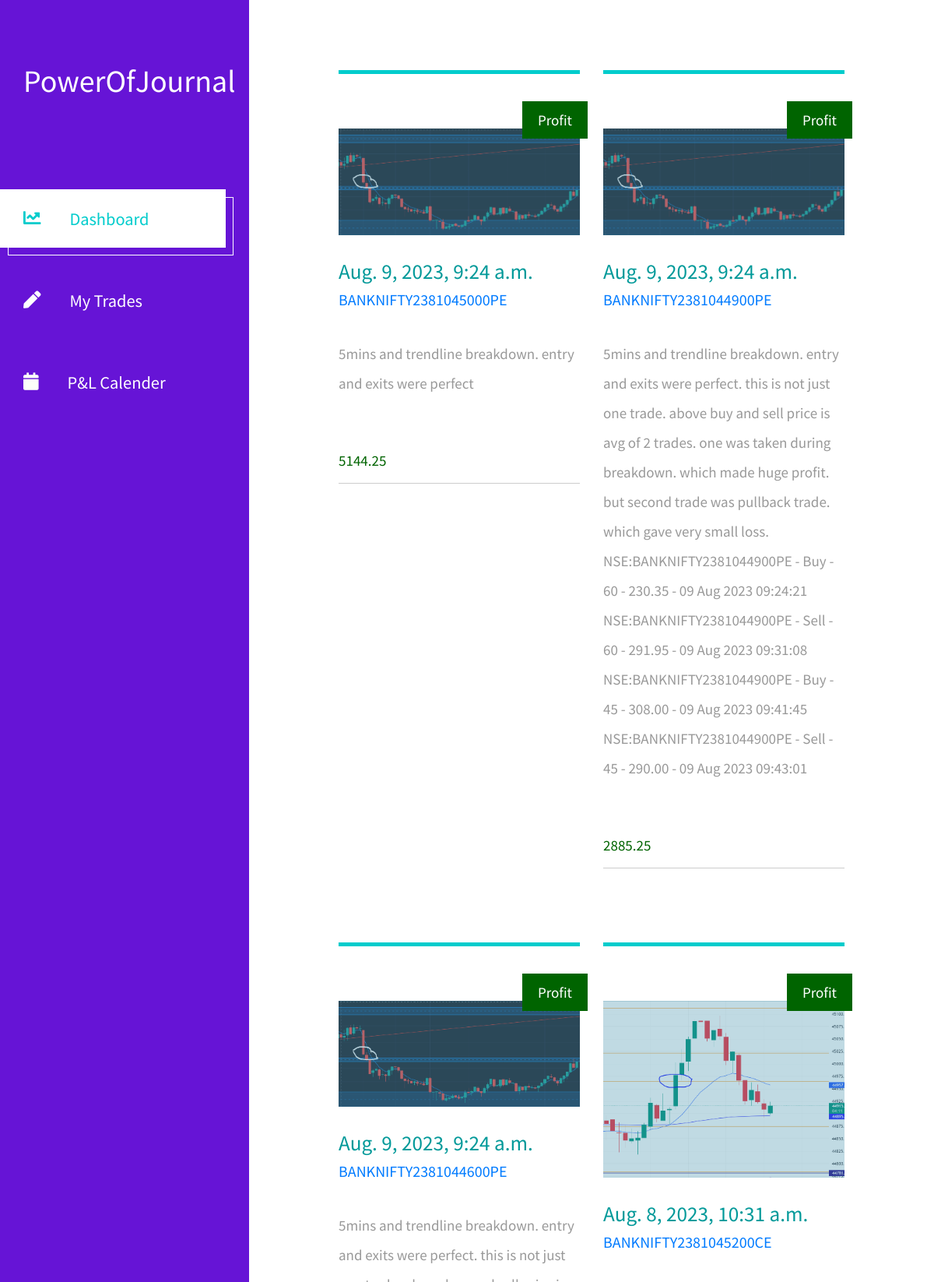
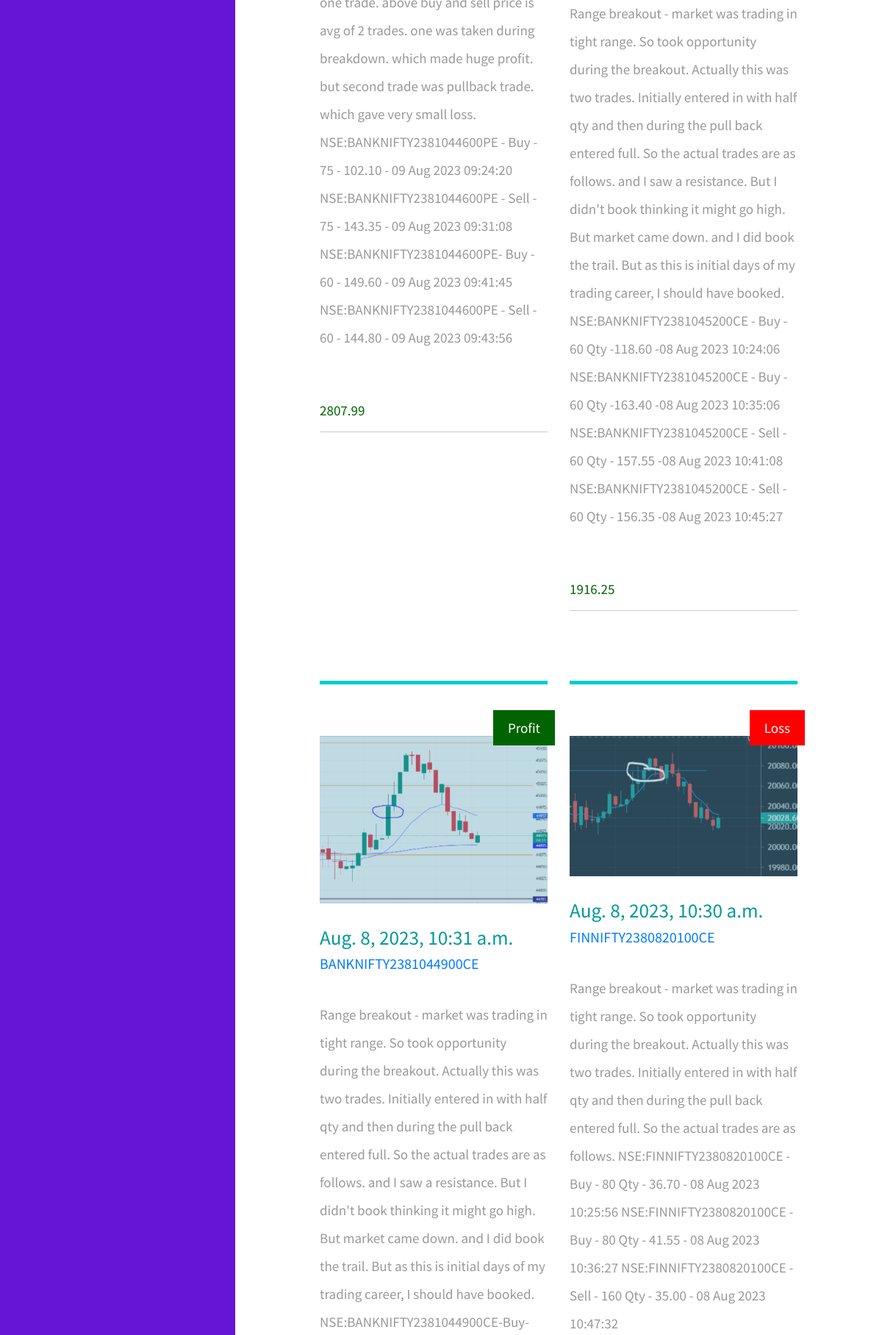
The page / (upper part) on the database its author committed (2 pictures, top to bottom).
### trading_journal_app/models.py (models this page shows, shortened)
class Trade(models.Model):
    date = models.DateTimeField()
    instrument = models.CharField(max_length=100,default="NULL")
    type_choices = (
        ("Buy", "Buy"),
        ("Sell", "Sell"),
    )
    trade_type = models.CharField(max_length=255, choices=type_choices, default="Buy")
    quantity = models.DecimalField(max_digits=10, decimal_places=2,default=0)
    entry_price = models.DecimalField(max_digits=10, decimal_places=2)
    exit_price = models.DecimalField(max_digits=10, decimal_places=2)
    reason = models.TextField()
    profit_loss = models.DecimalField(max_digits=10, decimal_places=2)
    class Meta:
        ordering = ['-date']

class TradeScreenshot(models.Model):
    trade = models.ForeignKey(Trade, on_delete=models.CASCADE)
    screenshot = models.ImageField(upload_to='trade_screenshots/')

### trading_journal_app/views.py (the view)
# urls.py: path('', views.dashboard, name='dashboard'),
def dashboard(request):
    summaries = Trade.objects.all()
    context = {
        'summaries': summaries,
    }
    return render(request, 'trading_journal_app/Dashboard.html', context)

### trading_journal_app/templates/trading_journal_app/Dashboard.html (shortened to what this page needs)
{% load static %}
<!DOCTYPE html>
<html lang="en">
<head>
    <link rel="stylesheet" href="https://cdn.jsdelivr.net/npm/bootstrap-v4-grid-only@1.0.0/dist/bootstrap-grid.min.css">
	<link rel="stylesheet" href="{% static 'trading_journal_app/fontawesome/css/all.min.css' %}">
    <link href="{% static 'trading_journal_app/css/bootstrap.min.css' %}" rel="stylesheet">
    <link href="{% static 'trading_journal_app/css/templatemo-xtra-blog.css' %}" rel="stylesheet">
</head>
<body>
	<header class="tm-header" id="tm-header" style="background-color: #6614d6">
        <div class="tm-header-wrapper">
            <div class="tm-site-header">
                <h1 class="text-center">PowerOfJournal</h1>
            </div>
            <nav class="tm-nav" id="tm-nav">
                 <ul>
                    <li class="tm-nav-item active"><a href="/" class="tm-nav-link">
                        <i class="fas fa-chart-line"></i>
                        Dashboard
                    </a></li>
                    <li class="tm-nav-item "><a href="/trades" class="tm-nav-link">
                        <i class="fas fa-pen"></i>
                        My Trades
                    </a></li>
                    <li class="tm-nav-item"><a href="/profit_loss_calendar" class="tm-nav-link">
                        <i class="fas fa-calendar" style="color: #fdfffa;"></i>
                        P&L Calender
                    </a></li>
                </ul>
            </nav>
        </div>
    </header>
    <div class="container-fluid">
        <main class="tm-main">
            <div class="row tm-row">
                {% for summary in summaries %}
                <article class="col-12 col-md-6 tm-post">
                    <hr class="tm-hr-primary">
                    <a href="trade/{{ summary.id}}/" class="effect-lily tm-post-link tm-pt-60">
                        <div class="tm-post-link-inner">
                            {% if summary.tradescreenshot_set.exists %}
                            <img src="{{ summary.tradescreenshot_set.first.screenshot.url }}" alt="Image" class="img-fluid">
                             {% else %}
                                     <img src="{% static 'trading_journal_app/img/default_trade.jpg' %}" alt="Image" class="img-fluid">
                             {% endif %}
                        </div>
                        {% if summary.profit_loss > 0 %}
                            <span class="position-absolute tm-new-badge" style="background-color:darkgreen;">Profit</span>
                        {% else %}
                            <span class="position-absolute tm-new-badge" style="background-color:red;">Loss</span>
                        {% endif %}
                        <h2 class="tm-pt-30 tm-color-primary tm-post-title">{{ summary.date }}</h2> <h5>{{ summary.instrument }}</h5>
                    </a>
                    <p class="tm-pt-30">
                        {{ summary.reason }}
                    </p>
                    {% if summary.profit_loss > 0 %}
                            <div class="d-flex justify-content-between tm-pt-45" >
                                <span class="tm-color-primary"style="color:darkgreen;">{{ summary.profit_loss }}</span>
                            </div>
                        {% else %}
                            <div class="d-flex justify-content-between tm-pt-45">
                                <span class="tm-color-primary" style="color:red;">{{ summary.profit_loss }}</span>
                            </div>
                        {% endif %}
                    <hr>
                </article>
                {% endfor %}
            </div>
        </main>
    </div>
</body>
</html>

### trading_journal_app/static/trading_journal_app/css/templatemo-xtra-blog.css (style rules this page uses)
html { overflow-x: hidden; }
body { margin: 0; padding: 0; font-family: 'Source Sans Pro', sans-serif; font-size: 19px; line-height: 2em; overflow-x: hidden; }
p, span { color: #999; }
hr { border-top-color: #CCC; margin-top: 10px; margin-bottom: 10px; }
.tm-header { background-color: #0CC; color: white; position: fixed; top: 0; left: 0; bottom: 0; z-index: 100; width: 400px; overflow-y: visible; }
.tm-header-wrapper { overflow-y: scroll; scrollbar-width: none; -ms-overflow-style: none; padding: 30px; width: 100%; height: 100%; }
.tm-site-header { margin-top: 50px; margin-bottom: 115px; }
.tm-main { margin-left: 400px; padding: 80px 100px 25px; }
.tm-post { max-width: 470px; }
.tm-row { max-width: 980px; justify-content: space-between; }
.tm-nav { margin-bottom: 100px; }
.tm-nav-item { list-style: none; margin-bottom: 30px; }
.tm-nav-link { color: white; background-color: transparent; height: 75px; width: 100%; max-width: 300px; display: flex; align-items: center; font-size: 1.4rem; padding: 30px; }
.tm-nav-item:hover .tm-nav-link, .tm-nav-item.active .tm-nav-link { color: #0CC; background-color: white; text-decoration: none; }
.tm-nav ul { position: relative; }
.tm-nav-item:hover:after, .tm-nav-item.active:after { content: ''; width: 100%; max-width: 300px; height: 75px; display: block; border: 1px solid white; margin-left: 10px; margin-top: -65px; position: absolute; z-index: -1000; }
.tm-nav-link i { margin-right: 37px; }
ul { margin: 0; padding: 0; }
.tm-nav { margin-left: -30px; }
.tm-post-link { display: block; position: relative; cursor: pointer; }
.tm-post-link-inner { overflow: hidden; background: #3085a3; }
.tm-post-link img { position: relative; display: block; min-height: 100%; max-width: 100%; opacity: 0.8; }
.effect-lily img { max-width: none; width: -webkit-calc(100% + 50px); width: calc(100% + 50px); opacity: 0.7; -webkit-transition: opacity 0.35s, -webkit-transform 0.35s; transition: opacity 0.35s, transform 0.35s; -webkit-transform: translate3d(-40px,0, 0); transform: translate3d(-40px,0,0); }
.tm-post { margin-bottom: 75px; }
.tm-new-badge { top: 25px; right: -10px; background-color: #0CC; color: white; padding: 5px 20px; }
.tm-post-title { font-size: 1.7rem; transition: all 0.3s ease; }
hr.tm-hr-primary { border-top: 5px solid #0CC; }
.tm-pt-30 { padding-top: 30px; }
.tm-pt-45 { padding-top: 45px; }
.tm-pt-60 { padding-top: 60px; }
.tm-color-primary, span.tm-color-primary { color: #099; }
@media (max-width: 1540px) { .tm-header { width: 320px; } }
@media (max-width: 1540px) { .tm-main { margin-left: 320px; width: calc(100% - 320px); } }

### rows shown on the page
Trade: tradescreenshot_set.first.screenshot (picture), shows "Profit", date "Aug. 9, 2023, 9:24 a.m.", instrument "BANKNIFTY2381045000PE", reason "5mins and trendline breakdown. entry and exits were perfect", profit_loss "5144.25"
Trade: tradescreenshot_set.first.screenshot (picture), shows "Profit", date "Aug. 9, 2023, 9:24 a.m.", instrument "BANKNIFTY2381044900PE", reason "5mins and trendline breakdown. entry and exits were perfect. this is not just one trade. above buy and sell price is avg of 2 trades. one was taken during breakdown. which made huge profit. but second trade was pullback trade. which gave very small loss. NSE:BANKNIFTY2381044900PE - Buy - 60 - 230.35 - 09 Aug 2023 09:24:21 NSE:BANKNIFTY2381044900PE - Sell - 60 - 291.95 - 09 Aug 2023 09:31:08 NSE:BANKNIFTY2381044900PE - Buy - 45 - 308.00 - 09 Aug 2023 09:41:45 NSE:BANKNIFTY2381044900PE - Sell - 45 - 290.00 - 09 Aug 2023 09:43:01", profit_loss "2885.25"
Trade: tradescreenshot_set.first.screenshot (picture), shows "Profit", date "Aug. 9, 2023, 9:24 a.m.", instrument "BANKNIFTY2381044600PE", reason "5mins and trendline breakdown. entry and exits were perfect. this is not just one trade. above buy and sell price is avg of 2 trades. one was taken during breakdown. which made huge profit. but second trade was pullback trade. which gave very small loss. NSE:BANKNIFTY2381044600PE - Buy - 75 - 102.10 - 09 Aug 2023 09:24:20 NSE:BANKNIFTY2381044600PE - Sell - 75 - 143.35 - 09 Aug 2023 09:31:08 NSE:BANKNIFTY2381044600PE- Buy - 60 - 149.60 - 09 Aug 2023 09:41:45 NSE:BANKNIFTY2381044600PE - Sell - 60 - 144.80 - 09 Aug 2023 09:43:56", profit_loss "2807.99"
Trade: tradescreenshot_set.first.screenshot (picture), shows "Profit", date "Aug. 8, 2023, 10:31 a.m.", instrument "BANKNIFTY2381045200CE", reason "Range breakout - market was trading in tight range. So took opportunity during the breakout. Actually this was two trades. Initially entered in with half qty and then during the pull back entered full. So the actual trades are as follows. and I saw a resistance. But I didn't book thinking it might go high. But market came down. and I did book the trail. But as this is initial days of my trading career, I should have booked. NSE:BANKNIFTY2381045200CE - Buy - 60 Qty -118.60 -08 Aug 2023 10:24:06 NSE:BANKNIFTY2381045200CE - Buy - 60 Qty -163.40 -08 Aug 2023 10:35:06 NSE:BANKNIFTY2381045200CE - Sell - 60 Qty - 157.55 -08 Aug 2023 10:41:08 NSE:BANKNIFTY2381045200CE - Sell - 60 Qty - 156.35 -08…", profit_loss "1916.25"
Trade: tradescreenshot_set.first.screenshot (picture), profit_loss "Profit", date "Aug. 8, 2023, 10:31 a.m.", instrument "BANKNIFTY2381044900CE"
Trade: tradescreenshot_set.first.screenshot (picture), profit_loss "Loss", date "Aug. 8, 2023, 10:30 a.m.", instrument "FINNIFTY2380820100CE", reason "Range breakout - market was trading in tight range. So took opportunity during the breakout. Actually this was two trades. Initially entered in with half qty and then during the pull back entered full. So the actual trades are as follows. NSE:FINNIFTY2380820100CE - Buy - 80 Qty - 36.70 - 08 Aug 2023 10:25:56 NSE:FINNIFTY2380820100CE - Buy - 80 Qty - 41.55 - 08 Aug 2023 10:36:27 NSE:FINNIFTY2380820100CE - Sell - 160 Qty - 35.00 - 08 Aug 2023 10:47:32"
